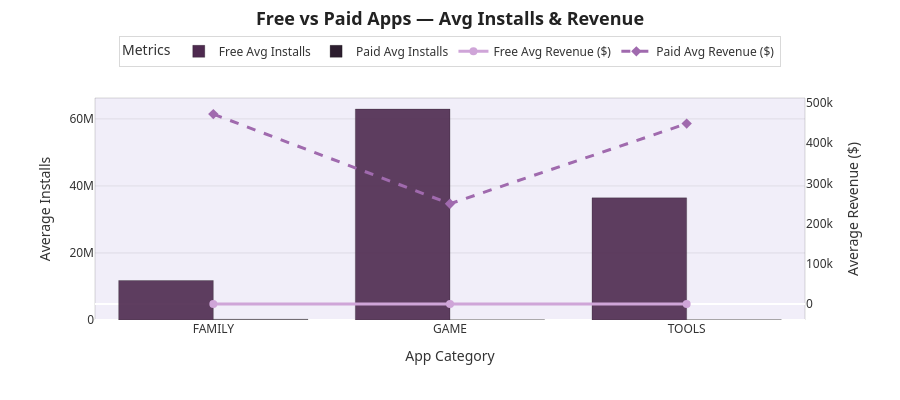

The notebook cell this image was saved under:
### Code cell
import pandas as pd
import pytz
from datetime import datetime, time
import plotly.graph_objects as go
import plotly.io as pio

# -------------------------
# LOAD DATA
# -------------------------
apps_df = pd.read_csv("Play Store Data.csv")

# Clean Installs
apps_df['Installs_Num'] = (
    apps_df['Installs']
    .astype(str)
    .str.replace(r'\D','',regex=True)
    .replace('', '0')
    .astype(float)
)

# Clean Price
apps_df['Price_Num'] = (
    apps_df['Price']
    .astype(str)
    .str.replace(r'[^0-9.]','',regex=True)
    .replace('', '0')
    .astype(float)
)

# Revenue
apps_df['Revenue'] = apps_df['Price_Num'] * apps_df['Installs_Num']

# Convert Size
def convert_size(size):

    size=str(size)

    if "M" in size:
        return float(size.replace("M",""))

    if "k" in size:
        return float(size.replace("k",""))/1024

    return None

apps_df['Size_MB']=apps_df['Size'].apply(convert_size)

# Android Version
def clean_android(v):

    try:
        v=str(v)

        if "Varies" in v:
            return None

        return float(v[:3])

    except:
        return None

apps_df['Android_Ver']=apps_df['Android Ver'].apply(clean_android)

# App Name Length
apps_df['Name_Len']=apps_df['App'].astype(str).str.len()


# -------------------------
# TIME LOCK
# -------------------------
def is_time_allowed():

    ist=pytz.timezone("Asia/Kolkata")
    now=datetime.now(ist).time()

    return time(13,0) <= now <= time(14,0)


# -------------------------
# FILTER DATA
# -------------------------
task2_df = apps_df[
    (apps_df['Android_Ver']>4.0) &
    (apps_df['Size_MB']>15) &
    (apps_df['Content Rating']=="Everyone") &
    (apps_df['Name_Len']<=30) &
    ~((apps_df['Installs_Num']<10000) & (apps_df['Revenue']<10000))
]

# -------------------------
# TOP 3 CATEGORIES
# -------------------------
top_categories = (
    task2_df
    .groupby('Category')['Installs_Num']
    .sum()
    .sort_values(ascending=False)
    .head(3)
    .index
)

task2_df = task2_df[task2_df['Category'].isin(top_categories)]

# -------------------------
# GROUP DATA
# -------------------------
summary = (
    task2_df
    .groupby(['Category','Type'])
    .agg(
        avg_installs=('Installs_Num','mean'),
        avg_revenue=('Revenue','mean')
    )
    .reset_index()
)

# -------------------------
# CREATE CHART
# -------------------------
if True:

    fig = go.Figure()

    # Avg Installs Bars
    for t in ['Free','Paid']:

        subset = summary[summary['Type']==t]

        fig.add_bar(
            x=subset['Category'],
            y=subset['avg_installs'],
            name=f"{t} Avg Installs",
            marker=dict(
                color="#4E2A4F" if t=="Free" else "#2D1E2F",
                opacity=0.9 if t=="Free" else 0.75,
                line=dict(color="rgba(0,0,0,0.25)",width=1)
            ),
            offsetgroup=t
        )

    # Avg Revenue Lines
    for t in ['Free','Paid']:

        subset = summary[summary['Type']==t]

        fig.add_scatter(
            x=subset['Category'],
            y=subset['avg_revenue'],
            mode="lines+markers",
            name=f"{t} Avg Revenue ($)",
            yaxis="y2",
            line=dict(
                color="#CFA5D8" if t=="Free" else "#A06AAE",
                width=3,
                dash="solid" if t=="Free" else "dash"
            ),
            marker=dict(
                size=8,
                symbol="circle" if t=="Free" else "diamond"
            )
        )

# -------------------------
# LAYOUT (WHITE STYLE)
# -------------------------
    fig.update_layout(

        title=dict(
            text="<b>Free vs Paid Apps — Avg Installs & Revenue</b>",
            x=0.5,
            y=0.97,
            xanchor="center",
            font=dict(size=18,color="#222",family="Segoe UI")
        ),

        font=dict(
            family="Segoe UI",
            color="#333"
        ),

        xaxis=dict(
            title="App Category",
            showgrid=False
        ),

        yaxis=dict(
            title="Average Installs",
            gridcolor="rgba(0,0,0,0.08)"
        ),

        yaxis2=dict(
            title="Average Revenue ($)",
            overlaying="y",
            side="right",
            showgrid=False
        ),

        barmode="group",

        paper_bgcolor="white",

        plot_bgcolor="rgba(146,112,202,0.08)",

        legend=dict(
            title="Metrics",
            orientation="h",
            y=1.28,
            x=0.5,
            xanchor="center",
            bgcolor="rgba(0,0,0,0)",
            bordercolor="rgba(0,0,0,0.15)",
            borderwidth=1
        ),

        margin=dict(
            t=98,
            l=95,
            r=95,
            b=80
        ),

        height=400,

        shapes=[
            dict(
                type="rect",
                xref="paper",
                yref="paper",
                x0=0,
                y0=0,
                x1=1,
                y1=1,
                line=dict(color="rgba(0,0,0,0.15)", width=1),
                fillcolor="rgba(146,112,202,0.05)",
                layer="below"
            )
        ]
    )

    fig.show()
    pio.write_html(fig,"task2.html",auto_open=False)

# -------------------------
# LOCK SCREEN
# -------------------------
else:

    with open("task2.html","w",encoding="utf-8") as f:
        f.write("""
<html>
<head>
<style>
body{
margin:0;
height:100vh;
display:flex;
align-items:center;
justify-content:center;
background:white;
font-family:Segoe UI;
}

.card{
padding:40px 60px;
border-radius:20px;
background:rgba(146,112,202,0.15);
color:#222;
text-align:center;
}
</style>
</head>

<body>

<div class="card">

<h2>⏰ Visualization Locked</h2>
<p>Chart available only between</p>
<p><b>1 PM – 2 PM IST</b></p>

</div>

</body>
</html>
""")

    print("Task 2 chart available only between 1 PM – 2 PM IST")

### Figure 1 — Plotly figure (JSON) as saved in the notebook; plotly's stock layout.template omitted (floating-point values rounded to 4 significant figures)
{"data": [{"marker": {"color": "#4E2A4F", "line": {"color": "rgba(0,0,0,0.25)", "width": 1}, "opacity": 0.9}, "name": "Free Avg Installs", "offsetgroup": "Free", "type": "bar", "x": ["FAMILY", "GAME", "TOOLS"], "y": [11790000.0, 62920000.0, 36440000.0]}, {"marker": {"color": "#2D1E2F", "line": {"color": "rgba(0,0,0,0.25)", "width": 1}, "opacity": 0.75}, "name": "Paid Avg Installs", "offsetgroup": "Paid", "type": "bar", "x": ["FAMILY", "GAME", "TOOLS"], "y": [224200.0, 64440.0, 100000.0]}, {"line": {"color": "#CFA5D8", "dash": "solid", "width": 3}, "marker": {"size": 8, "symbol": "circle"}, "mode": "lines+markers", "name": "Free Avg Revenue ($)", "type": "scatter", "x": ["FAMILY", "GAME", "TOOLS"], "y": [0.0, 0.0, 0.0], "yaxis": "y2"}, {"line": {"color": "#A06AAE", "dash": "dash", "width": 3}, "marker": {"size": 8, "symbol": "diamond"}, "mode": "lines+markers", "name": "Paid Avg Revenue ($)", "type": "scatter", "x": ["FAMILY", "GAME", "TOOLS"], "y": [472700.0, 249400.0, 449000.0], "yaxis": "y2"}], "layout": {"barmode": "group", "font": {"color": "#333", "family": "Segoe UI"}, "height": 400, "legend": {"bgcolor": "rgba(0,0,0,0)", "bordercolor": "rgba(0,0,0,0.15)", "borderwidth": 1, "orientation": "h", "title": {"text": "Metrics"}, "x": 0.5, "xanchor": "center", "y": 1.28}, "margin": {"b": 80, "l": 95, "r": 95, "t": 98}, "paper_bgcolor": "white", "plot_bgcolor": "rgba(146,112,202,0.08)", "shapes": [{"fillcolor": "rgba(146,112,202,0.05)", "layer": "below", "line": {"color": "rgba(0,0,0,0.15)", "width": 1}, "type": "rect", "x0": 0, "x1": 1, "xref": "paper", "y0": 0, "y1": 1, "yref": "paper"}], "title": {"font": {"color": "#222", "family": "Segoe UI", "size": 18}, "text": "<b>Free vs Paid Apps — Avg Installs & Revenue</b>", "x": 0.5, "xanchor": "center", "y": 0.97}, "xaxis": {"showgrid": false, "title": {"text": "App Category"}}, "yaxis": {"gridcolor": "rgba(0,0,0,0.08)", "title": {"text": "Average Installs"}}, "yaxis2": {"overlaying": "y", "showgrid": false, "side": "right", "title": {"text": "Average Revenue ($)"}}}}
